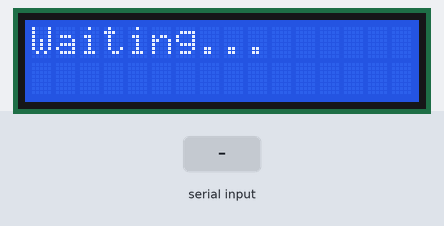
A sketch run on a simulated Arduino Mega 2560, built with avr-gcc and run on an emulated ATmega2560. Parts: 16×2 character LCD. Inputs (shaded band) come from the test bench.

Above: at 3.3 s.
3.4 s: "1\n" received over Serial
At 4.9 s:
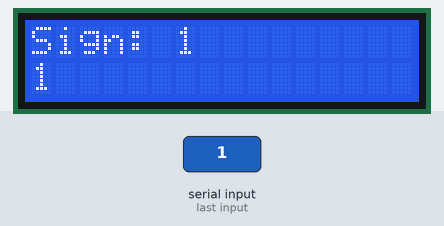
5.5 s: byte 10 ('\n') received over Serial
At 6.0 s:
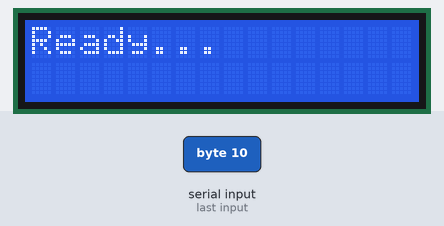
7.0 s: "0\n" received over Serial
At 7.5 s:
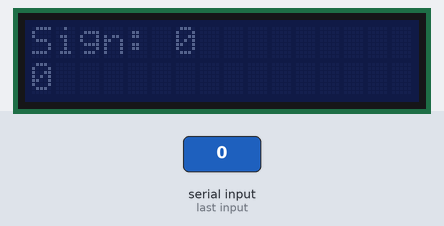
9.1 s: "CLEARED\n" received over Serial
At 10.2 s:
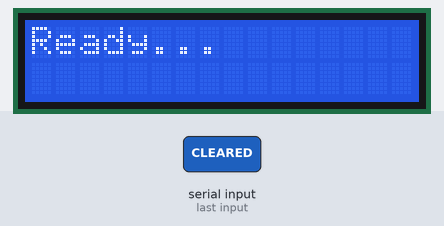
Timing chart, 0 to 12.1 s (numbered marks = the images above; inputs shaded):
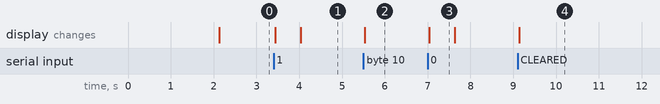

The sketch:

SignLanguageLCD.ino
```cpp
/*
 * SignLanguageLCD.ino
 * ───────────────────
 * Receives gesture sentences from Python over Serial (9600 baud).
 * Displays them on a 16×2 I2C LCD without flickering.
 * Long line 2 text scrolls automatically.
 *
 * Required library: "LiquidCrystal I2C" by Frank de Brabander
 *   Install: Arduino IDE → Sketch → Include Library → Manage Libraries
 *   Search: LiquidCrystal I2C
 *
 * Wiring (I2C LCD module with PCF8574 backpack):
 *   LCD GND  → Arduino GND
 *   LCD VCC  → Arduino 5V
 *   LCD SDA  → Arduino A4   (Mega: pin 20)
 *   LCD SCL  → Arduino A5   (Mega: pin 21)
 *
 * If your LCD address is 0x3F instead of 0x27, change the line below.
 */

#include <Wire.h>
#include <LiquidCrystal_I2C.h>

// ── Configuration ─────────────────────────────────────────────────────────────
#define LCD_ADDR   0x27    // try 0x3F if display stays blank
#define LCD_COLS   16
#define LCD_ROWS   2

const unsigned long SCROLL_MS    = 380;   // ms between scroll steps
const unsigned long IDLE_MS      = 12000; // ms before idle message appears
const unsigned long BLINK_MS     = 600;   // ms for "new gesture" blink
// ─────────────────────────────────────────────────────────────────────────────

LiquidCrystal_I2C lcd(LCD_ADDR, LCD_COLS, LCD_ROWS);

// Serial receive buffer
String  rxBuf       = "";
bool    newData     = false;

// LCD state (only write when content actually changes → no flicker)
char    line1Buf[LCD_COLS + 1] = {0};
char    line2Buf[LCD_COLS + 1] = {0};

// Scroll state
String  scrollSrc   = "";
int     scrollPos   = 0;
unsigned long lastScroll  = 0;

// Timing
unsigned long lastReceived = 0;
bool    idleShown   = false;

// Blink: briefly invert backlight on new gesture
bool    blinkPending = false;
unsigned long blinkStart = 0;


// ── Helpers ───────────────────────────────────────────────────────────────────

// Write a line only if its content changed (prevents flicker)
void setLine(int row, const char* text) {
  char* buf = (row == 0) ? line1Buf : line2Buf;
  // Build padded string
  char padded[LCD_COLS + 1];
  int len = strlen(text);
  for (int i = 0; i < LCD_COLS; i++) {
    padded[i] = (i < len) ? text[i] : ' ';
  }
  padded[LCD_COLS] = '\0';

  if (strcmp(padded, buf) != 0) {
    strncpy(buf, padded, LCD_COLS + 1);
    lcd.setCursor(0, row);
    lcd.print(padded);
  }
}

// Extract the last word from a space-separated string
String lastWord(const String& s) {
  int pos = s.lastIndexOf(' ');
  return (pos >= 0) ? s.substring(pos + 1) : s;
}

// Prefix a line with a label, truncate to LCD_COLS
String prefixed(const String& label, const String& value) {
  String result = label + value;
  if ((int)result.length() > LCD_COLS) result = result.substring(0, LCD_COLS);
  return result;
}


// ── Setup ─────────────────────────────────────────────────────────────────────

void setup() {
  Serial.begin(9600);

  lcd.init();
  lcd.backlight();
  lcd.clear();
  // Reset internal buffers so first real write always updates the display
  memset(line1Buf, 0xFF, sizeof(line1Buf));
  memset(line2Buf, 0xFF, sizeof(line2Buf));

  setLine(0, "Sign Language");
  setLine(1, "Translator v1");
  delay(2000);
  setLine(0, "Waiting...");
  setLine(1, "");
}


// ── Main loop ─────────────────────────────────────────────────────────────────

void loop() {
  // ── Read serial ─────────────────────────────────────────────────────────────
  while (Serial.available()) {
    char c = (char)Serial.read();
    if (c == '\n') {
      rxBuf.trim();
      newData = true;
      lastReceived = millis();
      idleShown = false;
    } else if (c != '\r') {
      if (rxBuf.length() < 100) rxBuf += c;   // overflow guard
    }
  }

  // ── Process new text ────────────────────────────────────────────────────────
  if (newData) {
    newData = false;
    String text = rxBuf;
    rxBuf = "";

    if (text.length() == 0 || text == "CLEARED") {
      setLine(0, "Ready...");
      setLine(1, "");
      scrollSrc = "";
      scrollPos = 0;
    } else {
      // Line 1: "Sign: <latest gesture>"  (last word of sentence)
      String latest = lastWord(text);
      latest.toUpperCase();
      String l1 = prefixed("Sign: ", latest);
      setLine(0, l1.c_str());

      // Line 2: full sentence — scrolls if longer than LCD_COLS
      scrollSrc = text;
      scrollPos = 0;
      lastScroll = millis();

      // Show initial window immediately
      String first = (scrollSrc.length() <= LCD_COLS)
                     ? scrollSrc
                     : scrollSrc.substring(0, LCD_COLS);
      setLine(1, first.c_str());

      // Brief blink to signal new gesture
      blinkPending = true;
      blinkStart   = millis();
      lcd.noBacklight();
    }
  }

  // ── Blink restore ───────────────────────────────────────────────────────────
  if (blinkPending && millis() - blinkStart > BLINK_MS) {
    lcd.backlight();
    blinkPending = false;
  }

  // ── Scroll line 2 ───────────────────────────────────────────────────────────
  if ((int)scrollSrc.length() > LCD_COLS && millis() - lastScroll >= SCROLL_MS) {
    lastScroll = millis();
    scrollPos++;
    int maxPos = (int)scrollSrc.length() - LCD_COLS;

    // Pause at the end before wrapping back
    if (scrollPos > maxPos + 4) scrollPos = 0;

    int from    = constrain(scrollPos, 0, maxPos);
    String view = scrollSrc.substring(from, from + LCD_COLS);
    setLine(1, view.c_str());
  }

  // ── Idle message ────────────────────────────────────────────────────────────
  if (!idleShown && lastReceived > 0 && millis() - lastReceived > IDLE_MS) {
    idleShown = true;
    scrollSrc = "";
    setLine(0, "Sign Language");
    setLine(1, "System Ready");
  }
}
```

Measured:
- after the input at 3.4 s, the display: first changes at once (image 1 shows a later state)
- after the input at 5.5 s, the display: changes at once (image 2)
- after the input at 7.0 s, the display: changes at once (image 3)
- after the input at 9.1 s, the display: changes at once (image 4)
- what the display in image 3 shows lasts 0.6 s, from 7.0 s to 7.6 s
